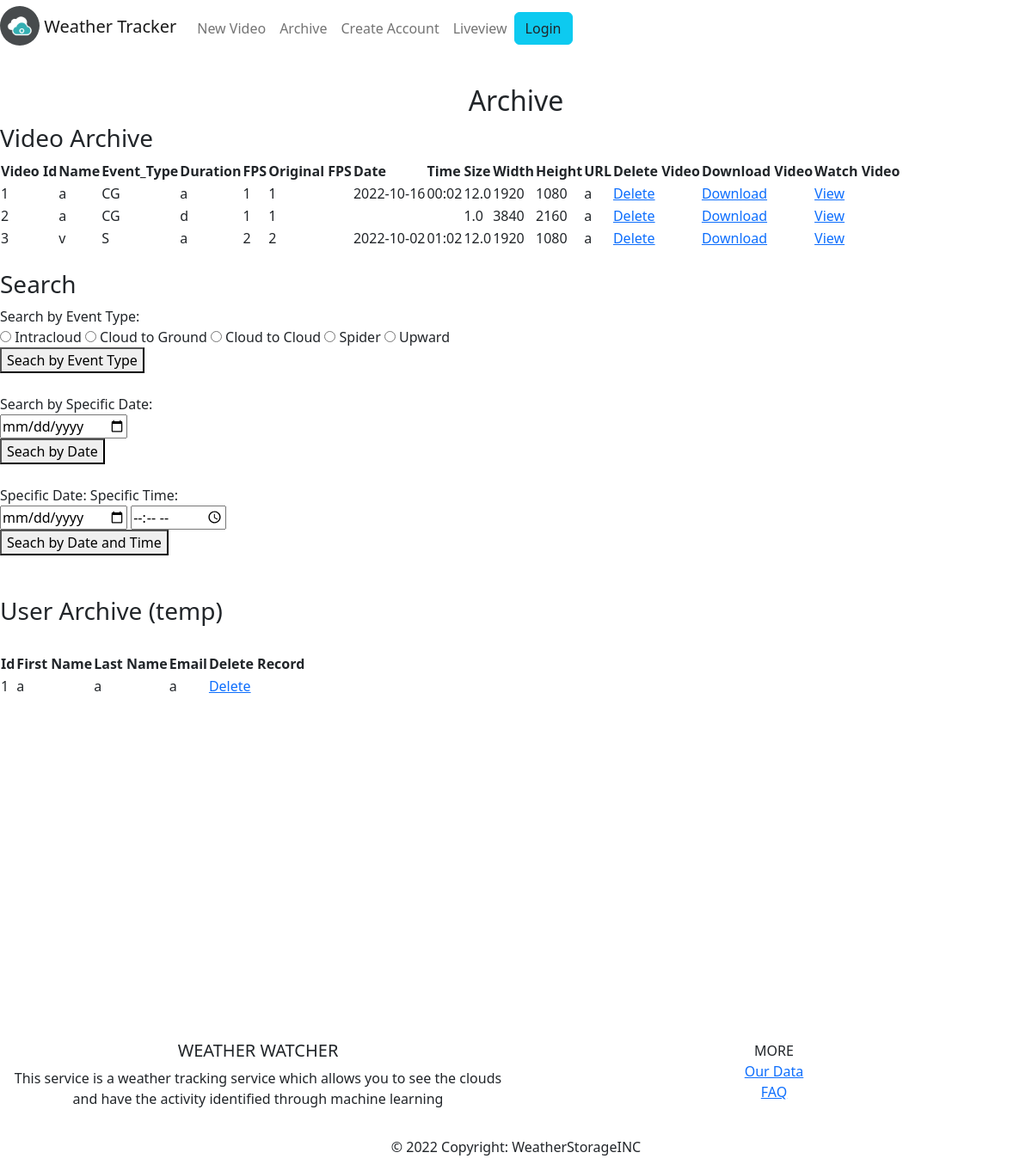
Before: /archieve with the older database file.
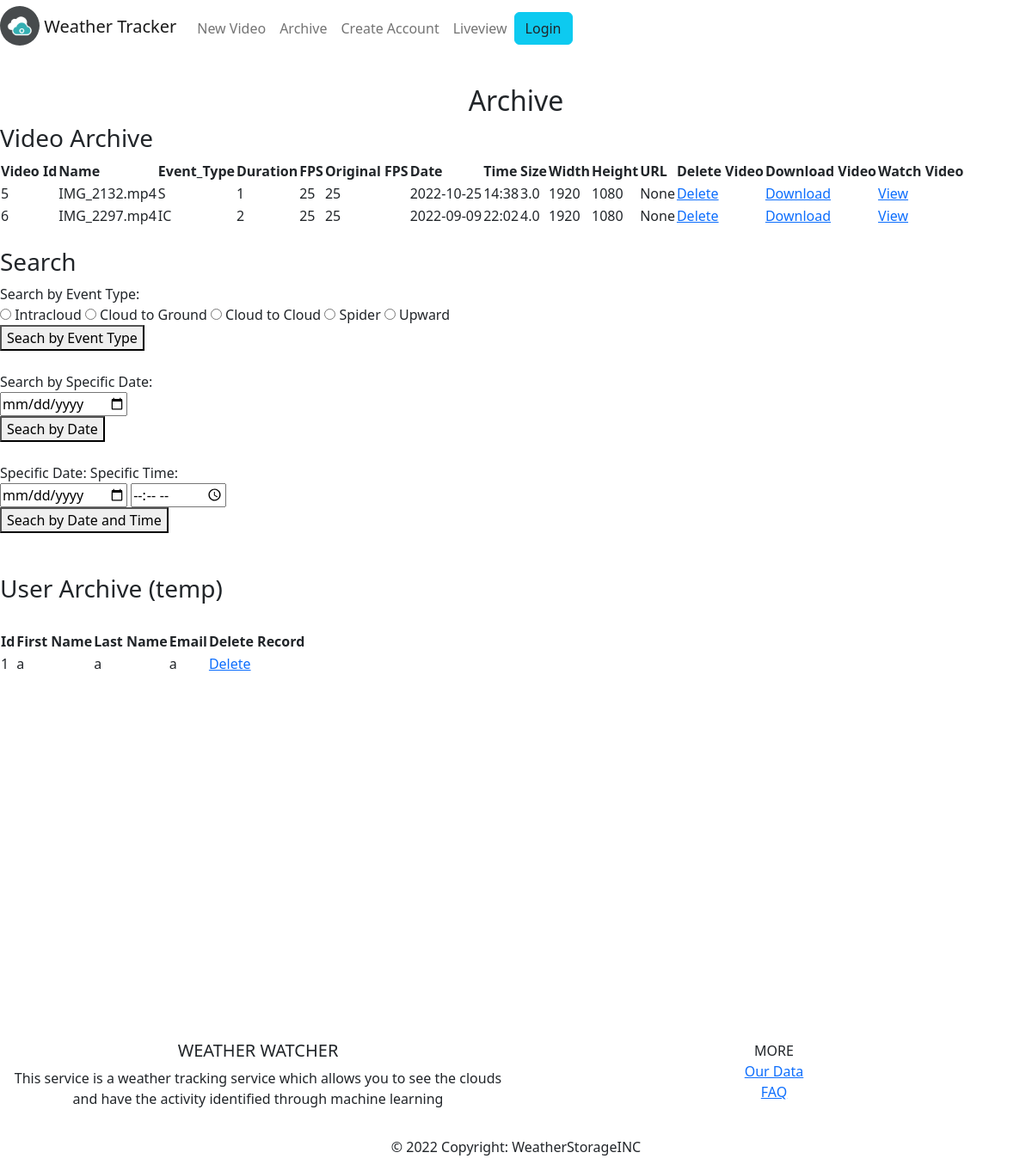
After: the same page with the newer database file.
### server.py (models this page shows, shortened)
class VIDEO(db.Model):
    id = db.Column(db.Integer, primary_key=True)
    name = db.Column(db.String(100))
    event_type = db.Column(db.String(10))
    duration = db.Column(db.String(100))
    fps = db.Column(db.Integer, nullable=False)
    original_fps = db.Column(db.Integer, nullable=False)
    date = db.Column(db.String(100))
    time = db.Column(db.String(100))
    size = db.Column(db.Float)
    width = db.Column(db.Integer)
    height = db.Column(db.Integer)
    url = db.Column(db.String(100))

class USER(db.Model):
    id = db.Column(db.Integer, primary_key=True)
    first_name = db.Column(db.String(100))
    last_name = db.Column(db.String(100))
    email = db.Column(db.String(100))

### server.py (the view)
@app.route('/archieve', methods=['GET'])
def archieve():
    users = USER.query.all()
    videos = VIDEO.query.all()
    return render_template('results.html', users=users,videos=videos)

### templates/results.html
{%extends 'layout.html'%} {%block body%}
<section id="home">
    <div class="container" style="padding-top: 2rem">
        <h2 class="d-flex justify-content-center">Archive</h2>
    </div>
</section>
<h3>Video Archive</h3>
<table>
    <thead>
    <th>Video Id</th>
    <th>Name</th>
    <th>Event_Type</th>
    <th>Duration</th>
    <th>FPS</th>
    <th>Original FPS</th>
    <th>Date</th>
    <th>Time</th>
    <th>Size</th>
    <th>Width</th>
    <th>Height</th>
    <th>URL</th>
    <th>Delete Video</th>
    <th>Download Video</th>
    <th>Watch Video</th>
    </thead>
    {% for data in videos %}
    <tbody>
    <td>{{data.id}}</td>
    <td>{{data.name}}</td>
    <td>{{data.event_type}}</td>
    <td>{{data.duration}}</td>
    <td>{{data.fps}}</td>
    <td>{{data.original_fps}}</td>
    <td>{{data.date}}</td>
    <td>{{data.time}}</td>
    <td>{{data.size}}</td>
    <td>{{data.width}}</td>
    <td>{{data.height}}</td>
    <td>{{data.url}}</td>
    <td><a href="/delete_video/{{data.id}}" type="button">Delete</a></td>
    <td><a href="/download_video/{{data.name}}" type="button">Download</a></td>
    <td><a href="/view_video/{{data.name}}" type="button">View</a></td>
    </tbody>
    {% endfor%}
</table>
<br>
<h3>Search</h3>
<form action="/event_type_search" method="POST">
    <label>Search by Event Type:</label>
    <br>
    <input type="radio" id="ic" name="event_type" value="IC">
    <label for="ic">Intracloud</label>
    <input type="radio" id="cg" name="event_type" value="CG">
    <label for="cg">Cloud to Ground</label>
    <input type="radio" id="cc" name="event_type" value="CC">
    <label for="cc">Cloud to Cloud</label>
    <input type="radio" id="s" name="event_type" value="S">
    <label for="s">Spider</label>
    <input type="radio" id="u" name="event_type" value="U">
    <label for="u">Upward</label>
    <br>
    <button type="submit">Seach by Event Type</button>
</form>
<br>
<form action="/date_search" method="POST">
    <label for="Date">Search by Specific Date:</label>
    <br>
    <input type="date" id="Date" name="date">
    <br>
    <button type="submit">Seach by Date</button>
</form>
<br>
<form action="/date_time_search" method="POST">
    <label for="Date">Specific Date:</label>
    <label for="Time">Specific Time:</label>
    <br>
    <input type="date" id="Date" name="date">
    <input type="time" name="time" placeholder="Time"><br>
    <button type="submit">Seach by Date and Time</button>
</form>
<br>
<br>
<h3>User Archive (temp)</h3>
<br>
<table>
    <thead>
    <th>Id</th>
    <th>First Name</th>
    <th>Last Name</th>
    <th>Email</th>
    <th>Delete Record</th>
    </thead>
    {% for data in users %}
    <tbody>
    <td>{{data.id}}</td>
    <td>{{data.first_name}}</td>
    <td>{{data.last_name}}</td>
    <td>{{data.email}}</td>
    <td><a href="/delete_user/{{data.id}}" type="button">Delete</a></td>
    </tbody>
    {% endfor%}
</table>
    {% endblock%}

### templates/layout.html (shortened to what this page needs)
<!DOCTYPE html>
<html lang="en">
  <head>
    <link
      rel="stylesheet"
      href="{{ url_for('static', filename='../static/styles.css') }}"
    />
    <link
      rel="stylesheet"
      href="https://cdn.jsdelivr.net/npm/bootstrap@5.2.0/dist/css/bootstrap.min.css"
    />
  </head>
  <body id="layout">
    {% include 'navbar.html' %}
    <div id="page-container">{% block body %} {% endblock %}</div>
    {% include 'footer.html' %}
  </body>
</html>

### templates/navbar.html (shortened to what this page needs)
<nav class="navbar navbar-expand-lg navbar-light">
  <a class="navbar-brand" href="/">
    <img
      src="{{ url_for('static', filename='../static/img/logofile.png') }}"
      class="logo-image"
      styles="width: 25px; height: 25px; margin-right: 10px"
    />
    Weather Tracker</a
  >
  <div class="collapse navbar-collapse" id="navbarSupportedContent">
    <ul class="navbar-nav">
      <li class="nav-item">
        <a class="nav-link" href="/live">New Video</a>
      </li>
      <li class="nav-item">
        <a class="nav-link" href="/archieve">Archive</a>
      </li>
      <li class="nav-item">
        <a class="nav-link" href="/about">Create Account</a>
      </li>
      <li class="nav-item">
          <a class="nav-link" href="/liveview">Liveview</a>
      </li>
    </ul>
    <button
      class="btn text-dark btn-info"
      onclick="window.location.href='/login'"
      type="submit"
    >
      Login
    </button>
  </div>
</nav>

### templates/footer.html (shortened to what this page needs)
<footer class="page-footer font-small blue pt-4">
  <div class="container-fluid text-center text-md-left">
    <div class="row">
      <div class="col-md-6 mt-md-0 mt-3">
        <h5 class="text-uppercase">Weather watcher</h5>
        <p>
          This service is a weather tracking service which allows you to see the
          clouds and have the activity identified through machine learning
        </p>
      </div>
      <div class="col-md-6 mb-md-0 mb-6">
        <h7 class="text-uppercase">More</h7>
        <ul class="list-unstyled">
          <li>
            <a href="#!">Our Data</a>
          </li>
          <li>
            <a href="#!">FAQ</a>
          </li>
        </ul>
      </div>
    </div>
  </div>
  <div class="footer-copyright text-center py-3">© 2022 Copyright: WeatherStorageINC</div>
</footer>

### static/styles.css (style rules this page uses)
html { background-image: url_for("static", filename= "/img/Background.png"); }
#layout { background-image: url_for("static", filename= "/img/Background.png"); background-color: rgb(255, 255, 255); }
#page-container { position: relative; min-height: 140vh; }
.logo-image { width: 46px; height: 46px; border-radius: 50%; overflow: hidden; margin-top: -6px; }

Changed rows visible on the page:
removed VIDEO: id "1", name "a", event_type "CG", duration "a", fps "1", original_fps "1", date "2022-10-16", time "00:02", size "12.0", width "1920", height "1080", url "a"
removed VIDEO: id "2", name "a", event_type "CG", duration "d", fps "1", original_fps "1", size "1.0", width "3840", height "2160", url "a"
removed VIDEO: id "3", name "v", event_type "S", duration "a", fps "2", original_fps "2", date "2022-10-02", time "01:02", size "12.0", width "1920", height "1080", url "a"
added VIDEO: id "5", name "IMG_2132.mp4", event_type "S", duration "1", fps "25", original_fps "25", date "2022-10-25", time "14:38", size "3.0", width "1920", height "1080", url "None"
added VIDEO: id "6", name "IMG_2297.mp4", event_type "IC", duration "2", fps "25", original_fps "25", date "2022-09-09", time "22:02", size "4.0", width "1920", height "1080", url "None"
